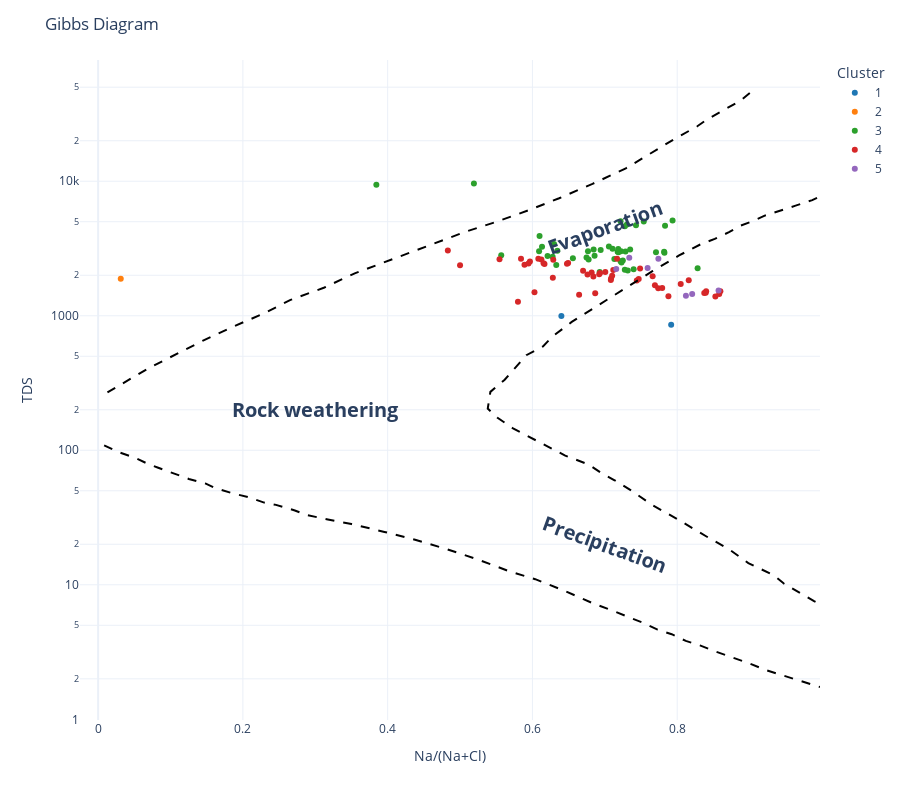

The notebook cell this image was saved under:
### Code cell
# Create a figure that shows a hydrological Gibbs diagram with Na/Na+Cl on the x-axis and logarithmic TDS on the y-axis
# Calculate Na/(Na+Cl) and log(TDS)
df['Na/(Na+Cl)'] = df['Na'] / (df['Na'] + df['Cl'])
df['cluster_label_str'] = df['cluster_label'].astype(str)

# Create Gibbs diagram
fig_gibbs = px.scatter(
    df,
    x='Na/(Na+Cl)',
    y='TDS',
    log_y=True,
    color=df['cluster_label_str'],
    category_orders={'cluster_label_str': list(sorted(df['cluster_label_str'].unique()))},
    color_discrete_sequence=DEFAULT_PLOTLY_COLORS,
)
fig_gibbs.add_scatter(
    x=na_ca_line[0],
    y=na_ca_line[1],
    mode='lines',
    line=dict(color='black', width=2, dash='dash'),
    name='Na/Ca line',
    showlegend=False,
)
fig_gibbs.add_annotation(
    x=0.3,
    y=np.log10(200),
    showarrow=False,
    text="Rock weathering",
    font=dict(size=20, weight="bold"),
)
fig_gibbs.add_annotation(
    x=0.7,
    y=np.log10(4500),
    showarrow=False,
    text="Evaporation",
    font=dict(size=20, weight="bold"),
    textangle=-20,
)
fig_gibbs.add_annotation(
    x=0.7,
    y=np.log10(20),
    showarrow=False,
    text="Precipitation",
    font=dict(size=20, weight="bold"),
    textangle=20,
)

# Update layout
fig_gibbs.update_layout(
    title='Gibbs Diagram',
    xaxis_title='Na/(Na+Cl)',
    yaxis_title='TDS',
    # coloraxis_colorbar=dict(title='Cluster')
)
fig_gibbs.layout.height = 800
fig_gibbs.layout.legend.title = 'Cluster'

show_figure(fig_gibbs)

### Figure 1 — Plotly figure (JSON) as saved in the notebook; plotly's stock layout.template omitted (floating-point values rounded to 4 significant figures)
{"data": [{"hovertemplate": "cluster_label_str=1<br>Na/(Na+Cl)=%{x}<br>TDS=%{y}<extra></extra>", "legendgroup": "1", "marker": {"color": "rgb(31, 119, 180)", "symbol": "circle"}, "mode": "markers", "name": "1", "orientation": "v", "showlegend": true, "type": "scatter", "x": [0.64, 0.7917], "xaxis": "x", "y": [995, 856], "yaxis": "y"}, {"hovertemplate": "cluster_label_str=2<br>Na/(Na+Cl)=%{x}<br>TDS=%{y}<extra></extra>", "legendgroup": "2", "marker": {"color": "rgb(255, 127, 14)", "symbol": "circle"}, "mode": "markers", "name": "2", "orientation": "v", "showlegend": true, "type": "scatter", "x": [0.03125], "xaxis": "x", "y": [1880], "yaxis": "y"}, {"hovertemplate": "cluster_label_str=3<br>Na/(Na+Cl)=%{x}<br>TDS=%{y}<extra></extra>", "legendgroup": "3", "marker": {"color": "rgb(44, 160, 44)", "symbol": "circle"}, "mode": "markers", "name": "3", "orientation": "v", "showlegend": true, "type": "scatter", "x": [0.7132, 0.7249, 0.7231, 0.7218, 0.7398, 0.7317, 0.7276, 0.7819, 0.7286, 0.7707, 0.7824, 0.5192, 0.3844, 0.7277, 0.7431, 0.7305, 0.7936, 0.7832, 0.7218, 0.6845, 0.6929, 0.5569, 0.7057, 0.6098, 0.6747, 0.6776, 0.6559, 0.6943, 0.719, 0.7177, 0.7224, 0.7186, 0.735, 0.6768, 0.7107, 0.8282, 0.6092, 0.6298, 0.6345, 0.6133, 0.6209, 0.6859, 0.6279, 0.633, 0.7538], "xaxis": "x", "y": [2647, 2574, 2488, 2539, 2213, 2172, 2199, 2993, 3005, 2959, 2941, 9629, 9420, 4620, 4708, 4777, 5102, 4674, 5049, 3113, 2115, 2817, 3278, 3922, 2706, 2620, 2673, 3077, 2963, 2987, 3014, 3133, 3114, 3017, 3148, 2259, 3015, 3413, 3038, 3252, 2781, 2790, 2740, 2379, 5024], "yaxis": "y"}, {"hovertemplate": "cluster_label_str=4<br>Na/(Na+Cl)=%{x}<br>TDS=%{y}<extra></extra>", "legendgroup": "4", "marker": {"color": "rgb(214, 39, 40)", "symbol": "circle"}, "mode": "markers", "name": "4", "orientation": "v", "showlegend": true, "type": "scatter", "x": [0.8394, 0.7738, 0.84, 0.8374, 0.8581, 0.8528, 0.8596, 0.6493, 0.7468, 0.7661, 0.7083, 0.6923, 0.7442, 0.7086, 0.7117, 0.6842, 0.6818, 0.7169, 0.6761, 0.7007, 0.67, 0.6933, 0.4831, 0.7692, 0.6867, 0.6645, 0.6028, 0.8049, 0.7793, 0.816, 0.58, 0.7879, 0.6282, 0.7487, 0.5545, 0.6124, 0.5, 0.5966, 0.6288, 0.5842, 0.6082, 0.6167, 0.7101, 0.589, 0.6154, 0.6477, 0.5946], "xaxis": "x", "y": [1483, 1601, 1518, 1476, 1449, 1389, 1521, 2465, 1872, 1966, 1841, 2034, 1830, 1896, 2185, 1956, 2097, 2656, 2022, 2111, 2164, 2083, 3058, 1688, 1472, 1432, 1496, 1722, 1610, 1839, 1270, 1397, 1920, 2243, 2636, 2616, 2372, 2532, 2612, 2658, 2648, 2420, 1979, 2394, 2456, 2435, 2448], "yaxis": "y"}, {"hovertemplate": "cluster_label_str=5<br>Na/(Na+Cl)=%{x}<br>TDS=%{y}<extra></extra>", "legendgroup": "5", "marker": {"color": "rgb(148, 103, 189)", "symbol": "circle"}, "mode": "markers", "name": "5", "orientation": "v", "showlegend": true, "type": "scatter", "x": [0.8571, 0.8121, 0.8207, 0.7591, 0.7158, 0.7338, 0.774], "xaxis": "x", "y": [1542, 1407, 1448, 2260, 2229, 2702, 2651], "yaxis": "y"}, {"line": {"color": "black", "dash": "dash", "width": 2}, "mode": "lines", "name": "Na/Ca line", "showlegend": false, "type": "scatter", "x": [0.0083, 0.0277, 0.0505, 0.0668, 0.083, 0.109, 0.1253, 0.1481, 0.1611, 0.1871, 0.2067, 0.2294, 0.2457, 0.2718, 0.288, 0.3174, 0.35, 0.3956, 0.4379, 0.4802, 0.5225, 0.5681, 0.6039, 0.6429, 0.6819, 0.7144, 0.7534, 0.7729, 0.7924, 0.8119, 0.8314, 0.8509, 0.8737, 0.8997, 0.9225, 0.942, 0.9615, 0.9843, 0.9973, null, null, 0.9932, 0.9866, 0.9636, 0.9406, 0.9209, 0.9045, 0.8881, 0.8716, 0.8519, 0.8322, 0.8026, 0.7663, 0.7367, 0.707, 0.6774, 0.6543, 0.6279, 0.6146, 0.5916, 0.5783, 0.5617, 0.5419, 0.5383, 0.5513, 0.5739, 0.6096, 0.6453, 0.6778, 0.694, 0.7135, 0.7362, 0.7653, 0.801, 0.8399, 0.8724, 0.8983, 0.934, 0.9469, 0.9696, 0.9891, 0.9955, null, null, 0.9003, 0.8871, 0.841, 0.8278, 0.7949, 0.7619, 0.729, 0.683, 0.6369, 0.5942, 0.5516, 0.5089, 0.4399, 0.4005, 0.3545, 0.3118, 0.2658, 0.2296, 0.1836, 0.1442, 0.1047, 0.0718, 0.0454, 0.0092], "y": [108.9, 97.08, 88.17, 80.1, 74.18, 66.09, 61.2, 56.66, 52.47, 47.65, 44.97, 40.84, 39.29, 35.68, 33.04, 30.58, 28.3, 24.72, 21.6, 18.51, 15.57, 12.6, 11.01, 9.084, 7.354, 6.306, 5.204, 4.638, 4.294, 3.827, 3.543, 3.218, 2.923, 2.605, 2.321, 2.149, 1.99, 1.842, 1.739, 1.739, 7514.0, 7514.0, 7235.0, 6583.0, 5989.0, 5554.0, 5052.0, 4684.0, 4180.0, 3731.0, 3394.0, 2808.0, 2153.0, 1715.0, 1365.0, 1087.0, 899.4, 702.7, 592.1, 508.8, 420.7, 334.9, 271.7, 204.1, 175.2, 144.6, 114.9, 91.27, 78.26, 68.44, 59.84, 50.36, 39.26, 30.6, 22.95, 18.24, 14.49, 11.73, 10.26, 8.636, 7.551, 7.267, 7.267, 45280.0, 45280.0, 39640.0, 28720.0, 25620.0, 20410.0, 15950.0, 12460.0, 9559.0, 7473.0, 6069.0, 5024.0, 4238.0, 3073.0, 2592.0, 2066.0, 1615.0, 1311.0, 1045.0, 816.7, 650.6, 508.6, 412.8, 341.5, 261.9]}], "layout": {"annotations": [{"font": {"size": 20, "weight": "bold"}, "showarrow": false, "text": "Rock weathering", "x": 0.3, "y": 2.301}, {"font": {"size": 20, "weight": "bold"}, "showarrow": false, "text": "Evaporation", "textangle": -20, "x": 0.7, "y": 3.653}, {"font": {"size": 20, "weight": "bold"}, "showarrow": false, "text": "Precipitation", "textangle": 20, "x": 0.7, "y": 1.301}], "height": 800, "legend": {"title": {"text": "Cluster"}, "tracegroupgap": 0}, "margin": {"t": 60}, "title": {"text": "Gibbs Diagram"}, "xaxis": {"anchor": "y", "domain": [0, 1], "title": {"text": "Na/(Na+Cl)"}}, "yaxis": {"anchor": "x", "domain": [0, 1], "title": {"text": "TDS"}, "type": "log"}}}
